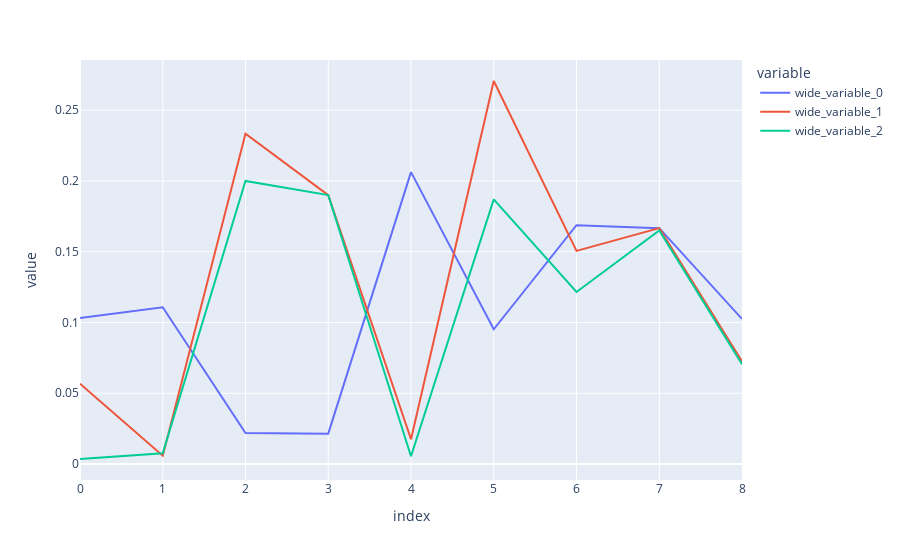

The notebook cell saved with this chart:
### Code cell
import plotly.express as px


fig = px.line(y=[predicted_y_1,predicted_y_2,predicted_y_3], title='')
fig.show()

### Figure 1 — Plotly figure (JSON) as saved in the notebook; plotly's stock layout.template omitted (floating-point values rounded to 4 significant figures)
{"data": [{"hovertemplate": "variable=wide_variable_0<br>index=%{x}<br>value=%{y}<extra></extra>", "legendgroup": "wide_variable_0", "line": {"color": "#636efa", "dash": "solid"}, "marker": {"symbol": "circle"}, "mode": "lines", "name": "wide_variable_0", "orientation": "v", "showlegend": true, "type": "scatter", "x": [0, 1, 2, 3, 4, 5, 6, 7, 8], "xaxis": "x", "y": [0.1031, 0.1108, 0.02187, 0.02143, 0.2062, 0.09522, 0.1687, 0.1667, 0.1025], "yaxis": "y"}, {"hovertemplate": "variable=wide_variable_1<br>index=%{x}<br>value=%{y}<extra></extra>", "legendgroup": "wide_variable_1", "line": {"color": "#EF553B", "dash": "solid"}, "marker": {"symbol": "circle"}, "mode": "lines", "name": "wide_variable_1", "orientation": "v", "showlegend": true, "type": "scatter", "x": [0, 1, 2, 3, 4, 5, 6, 7, 8], "xaxis": "x", "y": [0.05675, 0.005851, 0.2333, 0.19, 0.01751, 0.2707, 0.1506, 0.1667, 0.0725], "yaxis": "y"}, {"hovertemplate": "variable=wide_variable_2<br>index=%{x}<br>value=%{y}<extra></extra>", "legendgroup": "wide_variable_2", "line": {"color": "#00cc96", "dash": "solid"}, "marker": {"symbol": "circle"}, "mode": "lines", "name": "wide_variable_2", "orientation": "v", "showlegend": true, "type": "scatter", "x": [0, 1, 2, 3, 4, 5, 6, 7, 8], "xaxis": "x", "y": [0.00353, 0.007624, 0.2, 0.19, 0.005512, 0.187, 0.1216, 0.165, 0.07056], "yaxis": "y"}], "layout": {"autosize": true, "legend": {"title": {"text": "variable"}, "tracegroupgap": 0}, "margin": {"t": 60}, "xaxis": {"anchor": "y", "autorange": true, "domain": [0, 1], "range": [0, 8], "title": {"text": "index"}, "type": "linear"}, "yaxis": {"anchor": "x", "autorange": true, "domain": [0, 1], "range": [-0.01131, 0.2855], "title": {"text": "value"}, "type": "linear"}}}
